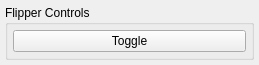
<?xml version="1.0" encoding="UTF-8"?>
<ui version="4.0">
 <class>Form</class>
 <widget class="QWidget" name="Form">
  <property name="geometry">
   <rect>
    <x>0</x>
    <y>0</y>
    <width>259</width>
    <height>58</height>
   </rect>
  </property>
  <property name="windowTitle">
   <string>Form</string>
  </property>
  <layout class="QVBoxLayout" name="verticalLayout">
   <property name="leftMargin">
    <number>5</number>
   </property>
   <property name="topMargin">
    <number>5</number>
   </property>
   <property name="rightMargin">
    <number>5</number>
   </property>
   <property name="bottomMargin">
    <number>5</number>
   </property>
   <item>
    <widget class="QGroupBox" name="controls_group">
     <property name="title">
      <string>Flipper Controls</string>
     </property>
     <layout class="QHBoxLayout" name="horizontalLayout">
      <property name="leftMargin">
       <number>5</number>
      </property>
      <property name="topMargin">
       <number>5</number>
      </property>
      <property name="rightMargin">
       <number>5</number>
      </property>
      <property name="bottomMargin">
       <number>5</number>
      </property>
      <item>
       <widget class="QPushButton" name="toggleButton">
        <property name="text">
         <string>Toggle</string>
        </property>
       </widget>
      </item>
     </layout>
    </widget>
   </item>
  </layout>
 </widget>
 <resources/>
 <connections/>
</ui>
